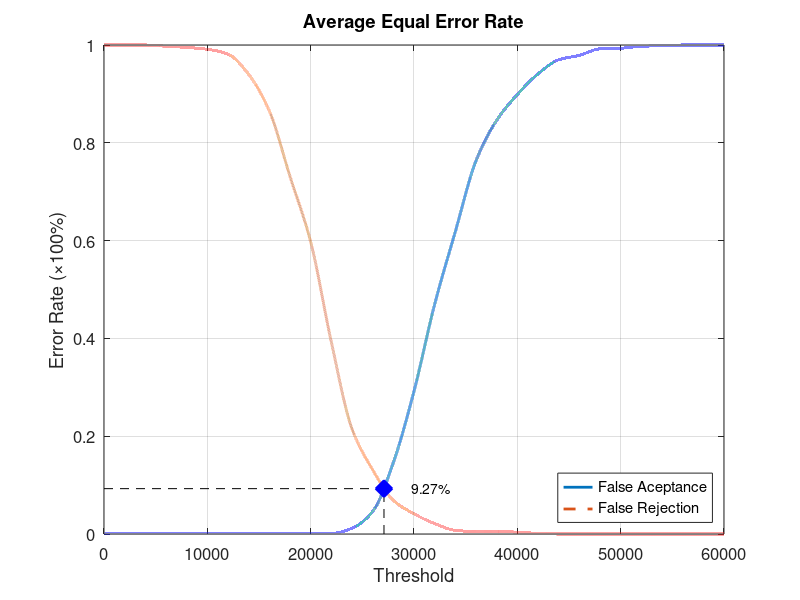
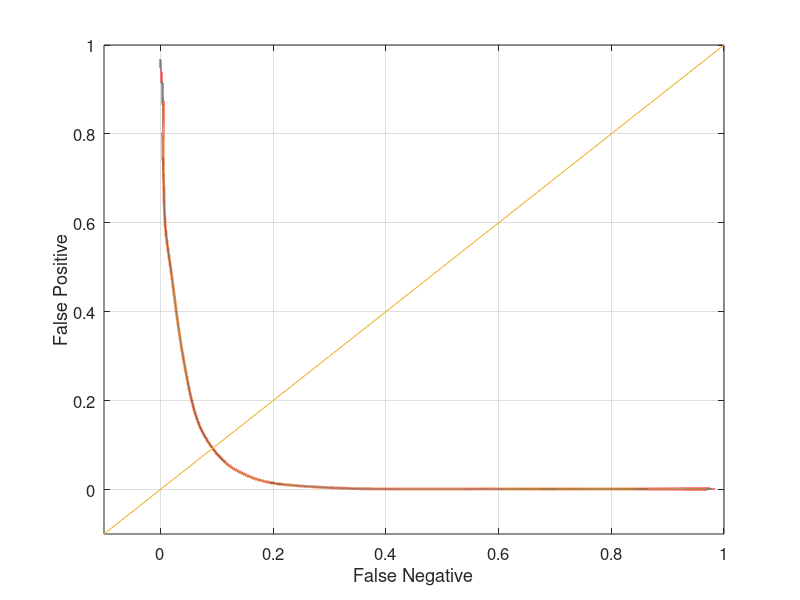

MATLAB code to generate these figures, in order:
function yEER = Experiment5Average
close all;
clear;
clc;
x = 0:2000:60000;
xq = 0:0.5:60000;

y0 = [0 0.00131579 0.00131579 0.00131579 0.00131579 0.00131579 0.00131579 0.00131579 0.00131579 0.00131579 0.00131579 0.00131579 0.0118421 0.0460526 0.146053 0.292105 0.469737 0.618421 0.763158 0.846053 0.898684 0.940789 0.969737 0.978947 0.992105 0.993421 0.997368 0.998684 1 1 1];
yy0 = interp1(x, y0, xq, 'pchip');
y1 = [1 1 1 0.9975 0.995 0.99125 0.98125 0.94 0.865 0.73125 0.5975 0.3925 0.215 0.13125 0.06875 0.04125 0.02125 0.0075 0.005 0.005 0.00375 0.00125 0 0 0 0 0 0 0 0 0];
yy1 = interp1(x, y1, xq, 'pchip');

% Calculating EER: 
y2 = abs(y0 - y1);
find(y2 == min(y2))
yy2 = abs(yy0 - yy1);
xEER = find(yy2 == min(yy2));
xEERIndex = xq(xEER) % X-axis EER
yEER = yy0(xEER) % Y-axis EER

main = figure
plot(xq, yy0,'-','LineWidth', 2);	hold on
plot(xq, yy1,'--','LineWidth', 2);	hold on
plot([xEERIndex xEERIndex], [0 yEER], 'k--');	hold on
plot([0 xEERIndex], [yEER yEER], 'k--');	hold on
plot(xEERIndex, yEER, 'bx', 'LineWidth', 10);	hold on
text(xEERIndex + 10 * xEERIndex / 100, yEER, [num2str(round((10000 * yEER)) / 100) '%'])
legend('False Aceptance', 'False Rejection', 'Location', 'SouthEast')
xlabel('Threshold')
ylabel('Error Rate (\times100%)')
title('Average Equal Error Rate')
set(gca, 'FontSize', 12)
axis([0 60000 0 1])
grid on

print(main, 'Experiment5AverageMain', '-dpng');
FNRxFPR = figure('Color', [1 1 1]);
plot(yy1, yy0, '-', yy1, yy0, 'LineWidth', 2);
hold on
y = -0.1:0.1:1
plot(y, y); 
set(gca, 'FontSize', 12)
xlabel('False Negative')
ylabel('False Positive')
axis([-0.1 1 -0.1 1])
set(gca, 'FontSize', 12)
grid on

print(FNRxFPR, 'Experiment5AverageFNRxFPR','-dpng');
end
